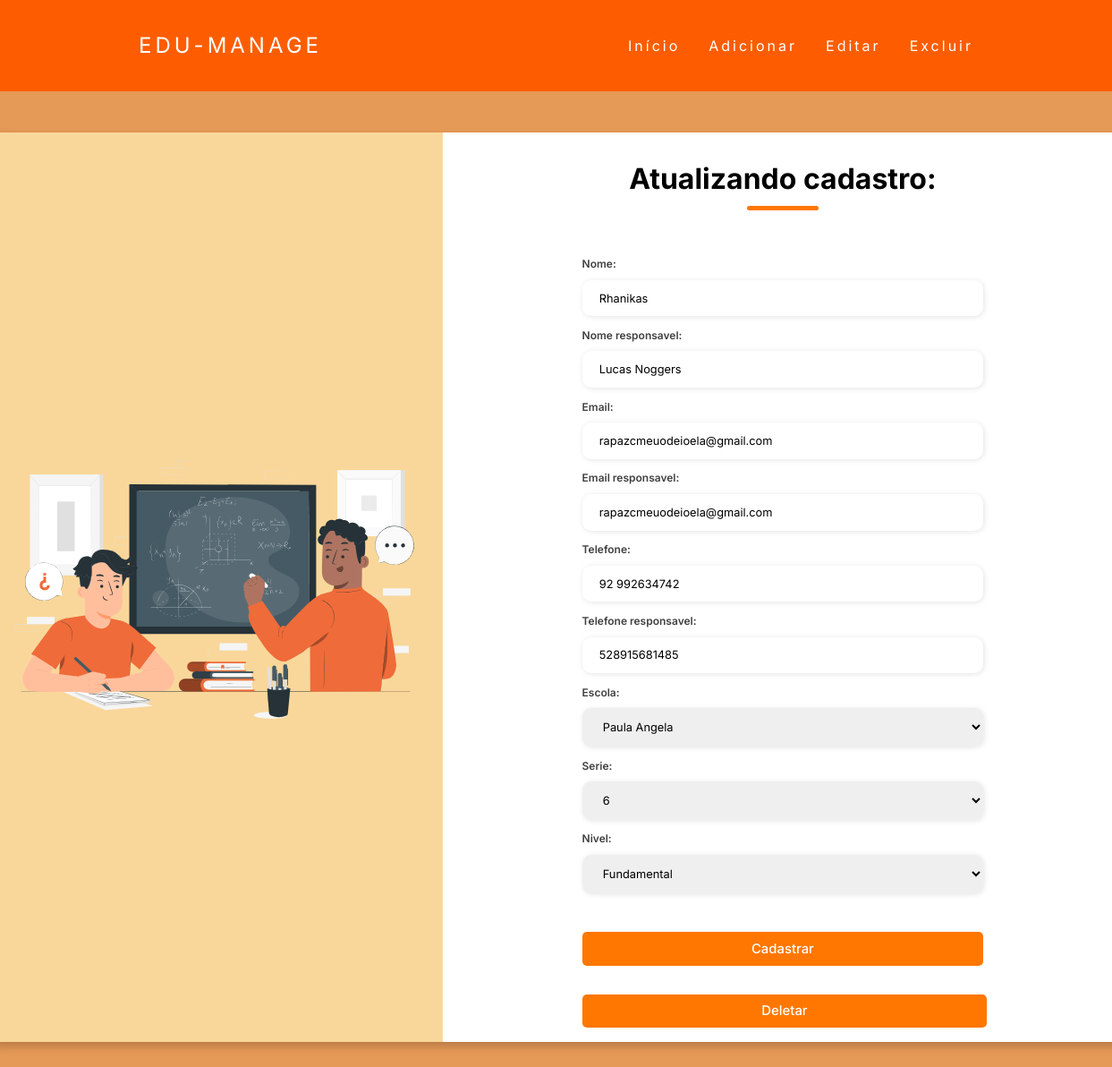
The page /aluno/aluno-update/11/ on the database its author committed.
### aluno/models.py (models this page shows, shortened)
class Aluno(models.Model):
    nome = models.CharField(max_length=100, blank=False, null=False)
    nome_responsavel = models.CharField(max_length=100, blank=False, null=False)
    email = models.EmailField(max_length=100, blank=False, null=False)
    email_responsavel = models.EmailField(max_length=100, blank=False, null=False)
    telefone = models.CharField(max_length=15, blank=False, null=False)
    telefone_responsavel = models.CharField(max_length=15, blank=False, null=False)
    escola = models.ForeignKey(Escola,on_delete=models.CASCADE,)
    serie = models.ForeignKey(Serie,on_delete=models.CASCADE,)
    nivel = models.ForeignKey(Nivel,on_delete=models.CASCADE,)

class Escola(models.Model):
    nome = models.CharField(max_length=100, blank=False, null=False)
    def __str__(self):
        return self.nome

class Serie(models.Model):
    serie = models.CharField(max_length=1, blank=False, null=False)
    def __str__(self):
        return self.serie

### aluno/views.py (the view)
# urls.py: re_path('aluno-update/(?P<id>\d+)/', aluno_update, name='aluno_update'),
def aluno_update(request, id):
    data ={}
    aluno = Aluno.objects.get(id=id)
    form = AlunoForm(request.POST or None, instance=aluno)
    data['aluno'] = aluno
    data['form'] = form
    if request.method == 'POST':
        if form.is_valid():
            form.save()
            return redirect('aluno_cadastrado')
    else:
        return render(request, 'update_aluno.html', data)

### aluno/forms.py
class AlunoForm(ModelForm):
    class Meta:
        model = Aluno
        fields = '__all__'

### aluno/models.py (called while the page is built)
    def __str__(self):
        return self.nivel

### templates/update_aluno.html (shortened to what this page needs)
{% extends 'nav_bar_interno.html' %}
{% load static %}
{% block content %}
<link rel="stylesheet" href="{% static 'style_cad_aluno.css' %}">
    <div class="container">
        <div class="form-image">
            <img src="{% static 'Teacher student-pana.svg' %}">
        </div>
        <div class="form">
            <div class="form-header">
                <div class="title">
                    <h1>Atualizando cadastro: </h1></div>
            </div>
            <form action="{% url 'aluno_update' aluno.id %}" method="POST">
                <div class="input-group">
                    <div class="input-box">
                        {{ form.as_p }}
                    </div>
                    <div class="continue-button">
                      <button type="submit"><a>Cadastrar</a></button>
                    </div>
                </div>
            </form>
            <div class="delete-button">
                <button type="submit"><a href="{% url 'aluno_delete' aluno.id %}">Deletar</a></button>
            </div>
        </div>
    </div>
{% endblock %}

### my_statics/style_nav_bar_interno.css (style rules this page uses)
* { margin: 0; padding: 0; }
a { color: #fff; text-decoration: none; transition: 0.3s; }

### my_statics/style_cad_aluno.css (style rules this page uses)
* { padding: 0; margin: 0; box-sizing: border-box; font-family: 'Inter', sans-serif; }
body { width: 100%; height: 100vh; display: flex; justify-content: center; align-items: center; background: #e38a3cdb; }
.container { width: 150%; height: 80vh; margin: 5% auto 0 -25%; display: grid; grid-template-columns: 40% 60%; box-shadow: 5px 5px 10px rgba(0, 0, 0, 0.212); overflow: hidden; }
.form-image { display: flex; justify-content: center; align-items: center; background-color: #fde3a7d7; padding: 1rem; }
.form-image img { width: 100%; max-width: 31rem; }
.form { display: grid; grid-template-rows: 1fr auto; justify-items: center; align-items: center; background-color: #fff; padding: 2rem; overflow-y: auto; }
.form-header { margin-bottom: 3rem; display: flex; justify-content: center; align-items: center; position: relative; text-align: center; }
.form-header h1::after { content: ''; display: block; width: 5rem; height: 0.3rem; background-color: #ff7700; margin: 0 auto; position: absolute; bottom: -1rem; left: 0; right: 0; border-radius: 10px; }
.input-group { width: auto; display: flex; flex-wrap: wrap; justify-content: space-between; padding: 1rem 0; }
.input-box { display: flex; flex-direction: column; margin-bottom: 1.1rem; width: 100%; }
.input-box input, .input-box select { margin: 0.6rem 0; padding: 0.8rem 1.2rem; border: none; border-radius: 10px; box-shadow: 1px 1px 6px #0000001c; font-size: 0.8rem; width: 100%; }
.input-box label { font-size: 0.75rem; font-weight: 600; color: #000000c0; }
.input-box input::placeholder { color: #000000be; }
.continue-button, .delete-button { width: 100%; margin-top: 1rem; }
.continue-button button, .delete-button button { width: 100%; border: none; background-color: #ff7700; padding: 0.62rem; border-radius: 5px; cursor: pointer; }
.delete-button button { max-width: 65%; margin-left: 17.8%; }
.continue-button button a, .delete-button button a { text-decoration: none; font-size: 0.93rem; font-weight: 500; color: #fff; }

### rows shown on the page
Aluno: nome "Rhanikas", nome_responsavel "Lucas Noggers", email "rapazcmeuodeioela@gmail.com", email_responsavel "rapazcmeuodeioela@gmail.com", telefone "92 992634742", telefone_responsavel "528915681485", escola "Paula Angela", nivel "Fundamental"
Serie: serie "6"
